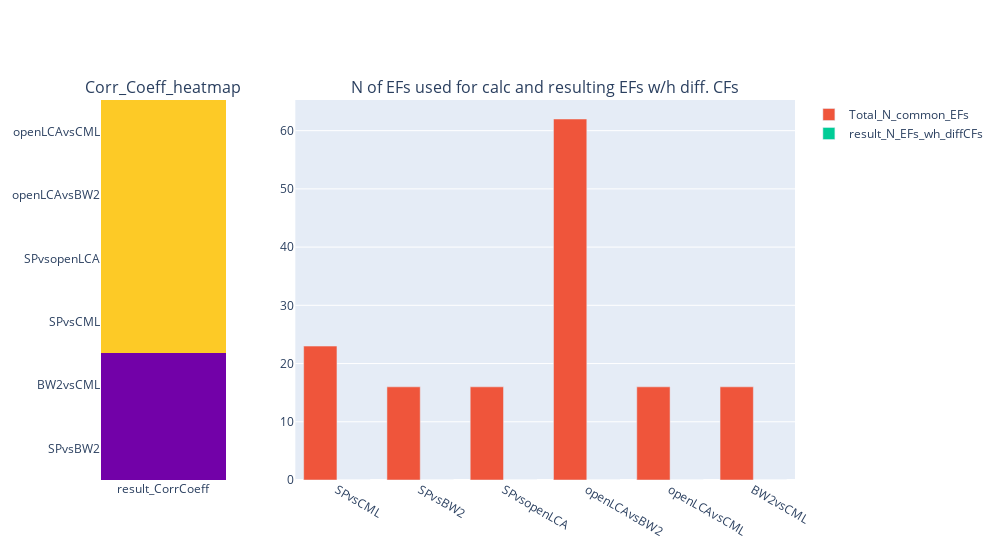

The notebook cell this image was saved under:
### Code cell
import plotly.graph_objs as go
import plotly.figure_factory as ff
from plotly.subplots import make_subplots

dd = pd.DataFrame(CorrEff_df["result_CorrCoeff"])
dd = dd.sort_values(by="result_CorrCoeff")

fig = make_subplots(rows=1, cols=2, subplot_titles=("Corr_Coeff_heatmap", 
                                 "N of EFs used for calc and resulting EFs w/h diff. CFs"), column_widths=[0.2, 0.8])

fig1 = ff.create_annotated_heatmap(x=dd.columns.to_list(), y=dd.index.to_list(), z=dd.values, hoverinfo='z',
                                   showscale=False)  #showscale=True will override barplot legend

fig.add_trace(fig1.data[0], 1, 1)


trace1 = go.Bar(x=CorrEff_df.index.to_list(), y= CorrEff_df["Total_N_common_EFs"].values, 
                name="Total_N_common_EFs")
trace2 = go.Bar(x=CorrEff_df.index.to_list(), y= CorrEff_df["result_N_diffEFs"].values, 
               name = "result_N_EFs_wh_diffCFs")

fig.add_traces([trace1, trace2], 1, 2)

fig.layout.update({'width':1000})

fig.show()

### Figure 1 — Plotly figure (JSON) as saved in the notebook; plotly's stock layout.template omitted (floating-point values rounded to 4 significant figures)
{"data": [{"colorscale": [[0, "#0d0887"], [0.1111, "#46039f"], [0.2222, "#7201a8"], [0.3333, "#9c179e"], [0.4444, "#bd3786"], [0.5556, "#d8576b"], [0.6667, "#ed7953"], [0.7778, "#fb9f3a"], [0.8889, "#fdca26"], [1, "#f0f921"]], "hoverinfo": "z", "reversescale": false, "showscale": false, "type": "heatmap", "x": ["result_CorrCoeff"], "xaxis": "x", "y": ["SPvsBW2", "BW2vsCML", "SPvsCML", "SPvsopenLCA", "openLCAvsBW2", "openLCAvsCML"], "yaxis": "y", "z": [[1.0], [1.0], [1], [1], [1], [1]]}, {"name": "Total_N_common_EFs", "type": "bar", "x": ["SPvsCML", "SPvsBW2", "SPvsopenLCA", "openLCAvsBW2", "openLCAvsCML", "BW2vsCML"], "xaxis": "x2", "y": [23, 16, 16, 62, 16, 16], "yaxis": "y2"}, {"name": "result_N_EFs_wh_diffCFs", "type": "bar", "x": ["SPvsCML", "SPvsBW2", "SPvsopenLCA", "openLCAvsBW2", "openLCAvsCML", "BW2vsCML"], "xaxis": "x2", "y": [0, 0, 0, 0, 0, 0], "yaxis": "y2"}], "layout": {"annotations": [{"font": {"size": 16}, "showarrow": false, "text": "Corr_Coeff_heatmap", "x": 0.09, "xanchor": "center", "xref": "paper", "y": 1, "yanchor": "bottom", "yref": "paper"}, {"font": {"size": 16}, "showarrow": false, "text": "N of EFs used for calc and resulting EFs w/h diff. CFs", "x": 0.64, "xanchor": "center", "xref": "paper", "y": 1, "yanchor": "bottom", "yref": "paper"}], "width": 1000, "xaxis": {"anchor": "y", "domain": [0, 0.18]}, "xaxis2": {"anchor": "y2", "domain": [0.28, 1]}, "yaxis": {"anchor": "x", "domain": [0, 1]}, "yaxis2": {"anchor": "x2", "domain": [0, 1]}}}
